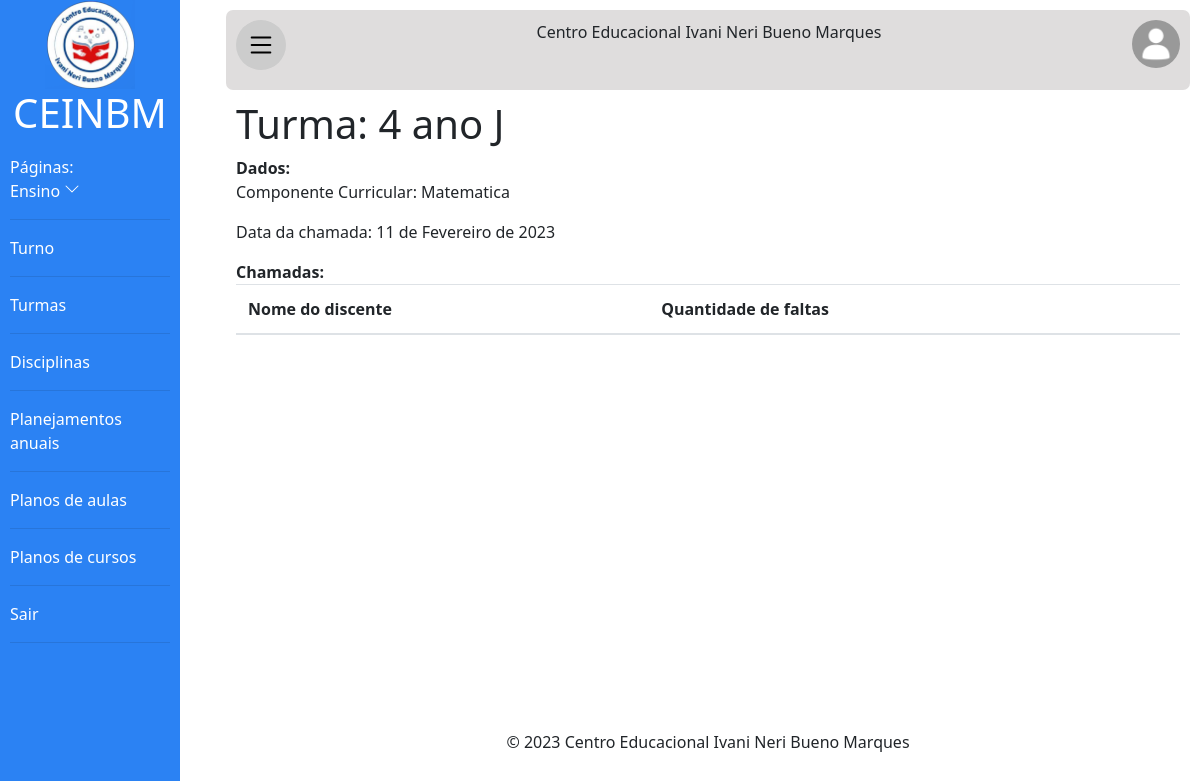
/ceinbm/detalhes_chamada/1/ (signed in), run on the app's committed database.
### principal/models.py (models this page shows, shortened)
class Chamada(models.Model):
    turma = models.ForeignKey(
        Turma, on_delete=models.CASCADE, related_name='chamadas')
    disciplina = models.ForeignKey(
        Disciplina, on_delete=models.CASCADE, related_name='chamadas')
    data_da_chamada = models.DateField(
        auto_now_add=True, verbose_name='Data da chamada')

class Turma(models.Model):
    nome = models.CharField(max_length=50, verbose_name='Nome da Turma')
    turno = models.ForeignKey(
        Turno, on_delete=models.SET_NULL,null=True, related_name='turmas')

class Disciplina(models.Model):
    nome = models.CharField(max_length=100, verbose_name='Nome da Disciplina')
    carga_horaria = models.IntegerField(
        null=True, verbose_name='Carga Horária em horas')

### principal/views.py (the view)
# urls.py: path('detalhes_chamada/<int:id_chamada>/',views.detalhes_chamada,name='detalhes_chamada'),
@login_required(login_url='login')
@has_permission_decorator(permission_name='ver_chamadas')
def detalhes_chamada(request,id_chamada):
    chamada=get_object_or_404(Chamada,pk=id_chamada)
    return render(request,'turma/detalhes_chamada.html',{'chamada':chamada})

### principal/templates/turma/detalhes_chamada.html (shortened to what this page needs)
{% extends 'baseoficial.html' %}
{% load static %}
{% load bootstrap4 %}
{% block section %}
<h1>Turma: {{chamada.turma.nome}}</h1>
<div>
    <div>
        <div>
            <strong>Dados:</strong>
            <p>Componente Curricular: {{chamada.disciplina.nome}}</p>
            <p>Data da chamada: {{chamada.data_da_chamada}}</p>
        </div>
        <div>
            <strong>Chamadas:</strong>
            <table class="table table-striped">
                <thead>
                    <tr>
                        <th>Nome do discente</th>
                        <th>Quantidade de faltas<th>
                    </tr>
                </thead>
            </table>
        </div>
    </div>
    <br>
    {% endblock %}

### templates/static/css/principal.css (style rules this page uses)
* { margin: 0; padding: 0; font-family: 'Segoe UI', Tahoma, Geneva, Verdana, sans-serif; }
body { background-color: rgb(240, 240, 240); min-width: 300px; }

### data on the page
Chamada: turma.nome "4 ano J", disciplina.nome "Matematica", data_da_chamada "11 de Fevereiro de 2023"
